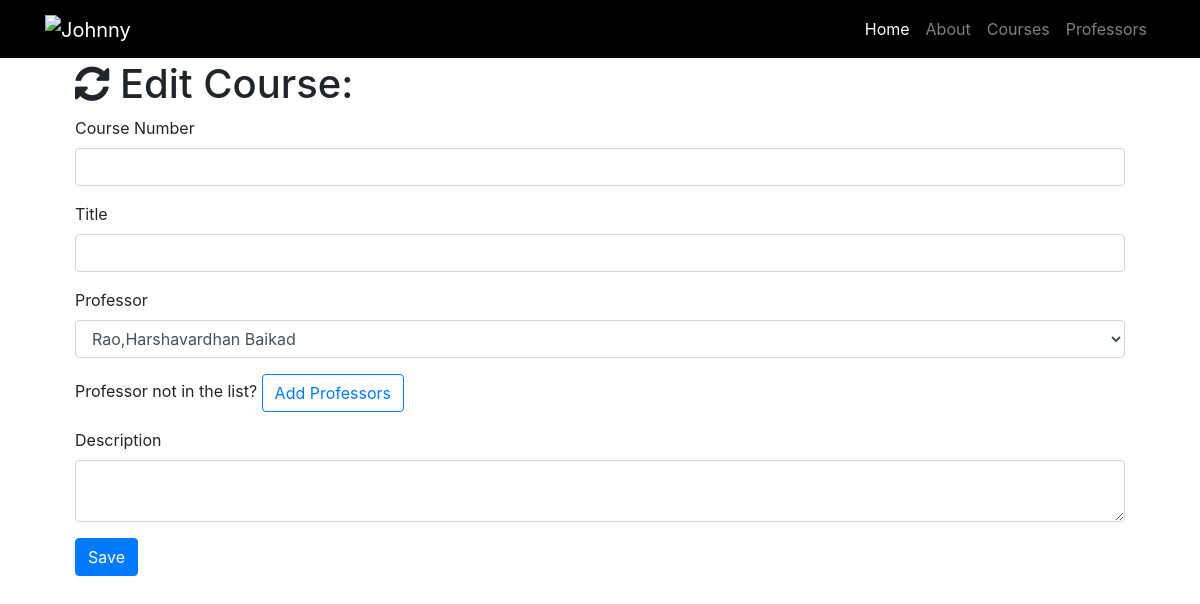
The page /course/edit/5 on the database as committed earlier.
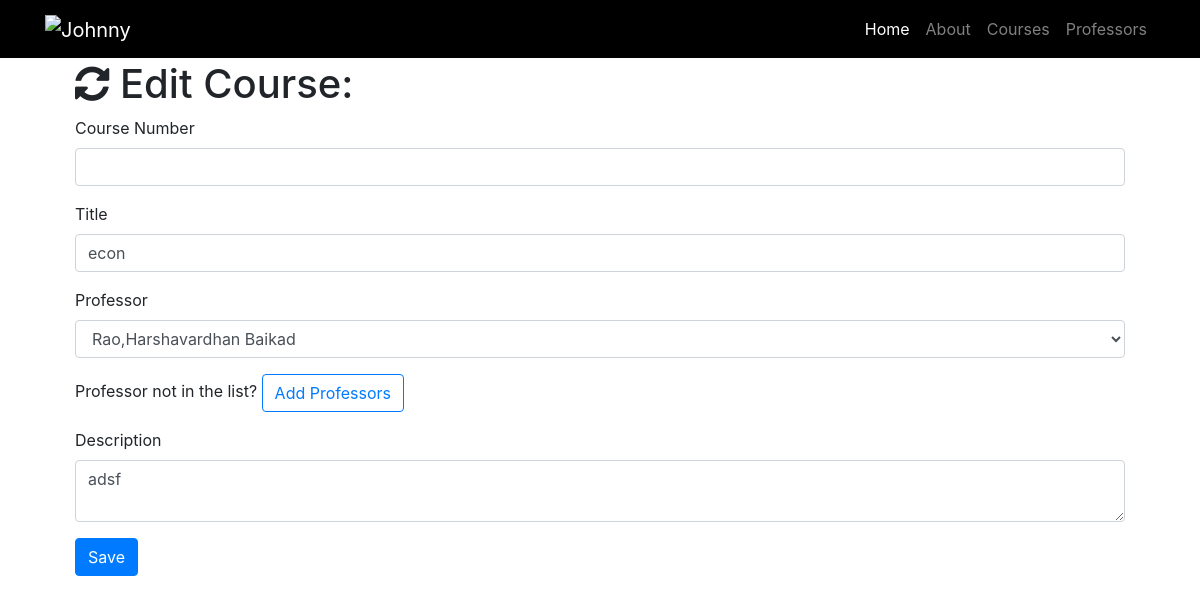
The same page on the database as committed later.
### resume.py (models this page shows)
class Course(db.Model):
    __tablename__ = 'courses'
    id = db.Column(db.Integer, primary_key=True)
    course_number = db.Column(db.String(60))
    title = db.Column(db.String(256))
    description = db.Column(db.Text)
    professor_id = db.Column(db.Integer, db.ForeignKey('professors.id'))

### resume.py (the view, shortened to what this page needs)
@app.route('/course/edit/<int:id>', methods=['GET', 'POST'])
def edit_course(id):
    course = Course.query.filter_by(id=id).first()
    professors = Professor.query.all()
    if request.method == 'GET':
        return render_template('course-edit.html', course=course, professors=professors)

### templates/course-edit.html (shortened to what this page needs)
{% extends "resume-base.html"%}
{% block page_content%}
  <div class="container">
    <h1 class="mt-5"><i class="fa fa-refresh" aria-hidden="true"></i> Edit Course:</h1>
    <form action="/course/edit/{{course.id}}" method="post">
      <div class="form-group">
        <label>Course Number</label>
        <input class="form-control" type="text" name="number" value="{{course.number}}" required="true">
      </div>
      <div class="form-group">
        <label>Title</label>
        <input class="form-control" type="text" name="course" value="{{course.title}}" required="true">
      </div>
      <div class="form-group">
        <label>Professor</label>
        <select class="form-control" name="professor">
          {% for professor in professors %}
            {% if professor == course.professor %}
              <option selected="selected">{{ professor.name }}</option>
            {% else %}
              <option>{{professor.name}}</option>
            {% endif %}
          {% endfor %}
        </select>
      </div>
      <div class="form-group">
        Professor not in the list? <a href="/professor/add" class="btn btn-outline-primary" role="button" aria-disabled="true">Add Professors</a>
      </div>
      <div class="form-group">
        <label>Description</label>
        <textarea class="form-control" name="description" required="true">{{course.description}}</textarea>
      </div>
      <button type="submit" class="btn btn-primary" style="color:white;">Save</button>
    </form>
  </div>
{% endblock%}

Rows that differ between the two databases and show on the page:
added Course: course "econ", description "adsf"
